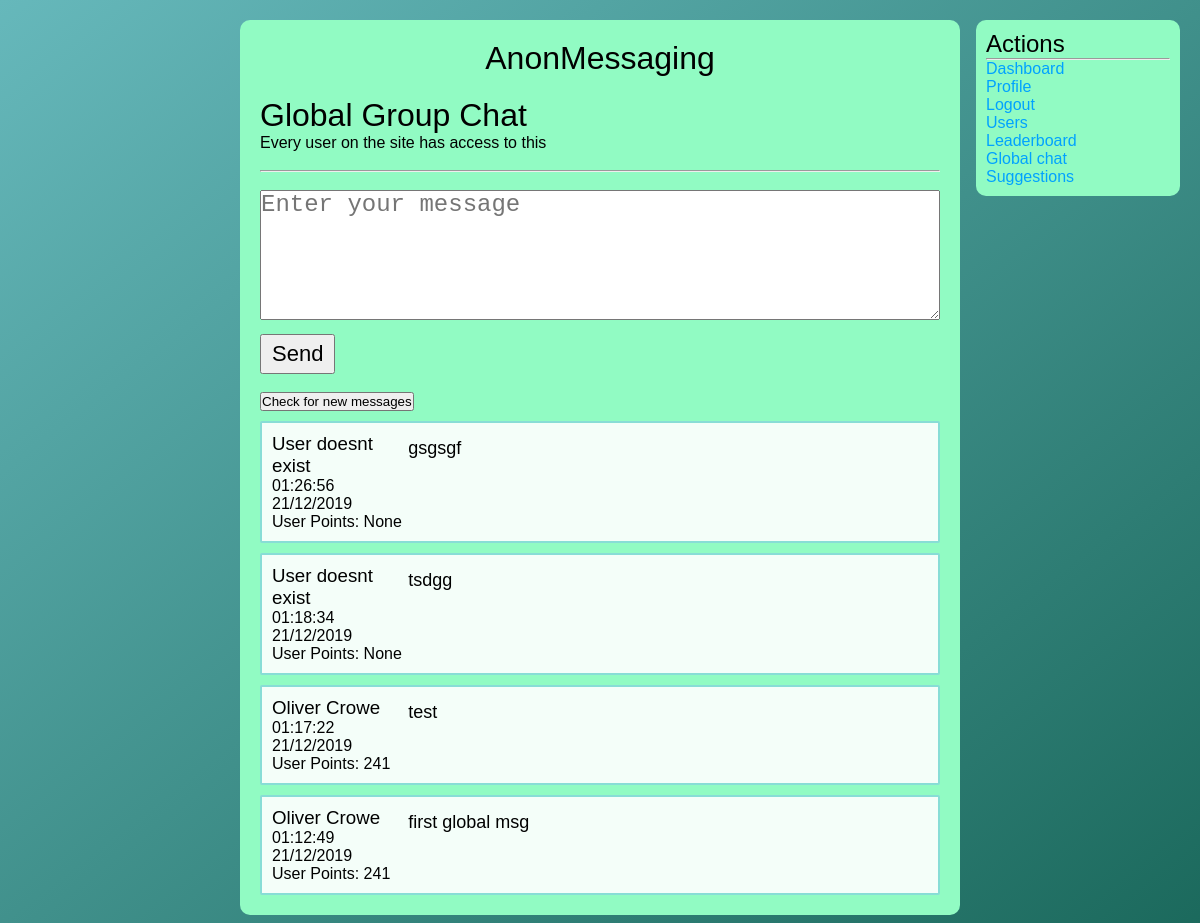
Screenshot of /global/index.php (signed in) with the database file from the repository.
### tables this page shows
CREATE TABLE `global` (
  `msg_id` int(11) NOT NULL,
  `msg_author` int(11) NOT NULL,
  `msg_content` longtext NOT NULL,
  `msg_date` varchar(256) NOT NULL
);

CREATE TABLE `users` (
  `user_id` int(11) NOT NULL,
  `user_name` varchar(256) NOT NULL,
  `user_email` varchar(256) NOT NULL,
  `user_password` varchar(256) NOT NULL,
  `user_bio` longtext NOT NULL,
  `user_pfp` varchar(256) NOT NULL,
  `user_type` varchar(256) NOT NULL,
  `user_points` int(11) NOT NULL
);

### includes/functions.php (called while the page is built, shortened)
<?php
    include_once "connection.php";
    function checkPoints($id){
        global $conn;
        $sql = "SELECT * FROM `users` WHERE `user_id`='$id'";
        $result = mysqli_query($conn, $sql);
        while($row = mysqli_fetch_assoc($result)){
            $points = $row['user_points'];
        }
        if(mysqli_num_rows($result) == 0){
            $points = "None";
        }
        return $points;
    }
    function findName($id){
        global $conn;
        $sql = "SELECT * FROM `users` WHERE `user_id` = '$id'";
        $result = mysqli_query($conn, $sql);
        if(mysqli_num_rows($result) == 0){
            $name = "User doesnt exist";
        }
        while($row = mysqli_fetch_assoc($result)){
            $name = $row['user_name'];
        }
        return $name;
    }
?>

### global/index.php (the view, shortened to what this page needs)
<?php
    include_once "../includes/connection.php";
    include_once "../includes/functions.php";
?>
<!DOCTYPE html>
<html lang="en">
<head>
    <link href="../css/style.css" rel="stylesheet">
</head>
<body>
    <div class="main-column">
    <a style="color: #000;text-align:center;" href="../"><h1 style="font-weight:100;margin-bottom:20px;">AnonMessaging</h1></a>
        <h1 style="font-weight:300;">Global Group Chat</h1>
        <p>Every user on the site has access to this</p>
        <br><hr><br>
        <form method="POST">
            <textarea name="msg_content" class="msg_textarea" required placeholder="Enter your message"></textarea>
            <button type="submit" name="submit" class="form-submit">Send</button>
        </form>
        ?><br>
        <button class="check-btn" onclick="window.location=window.location">Check for new messages</button>
       <?php
        $sql = "SELECT * FROM `global` ORDER BY `msg_id` DESC LIMIT 150";
        $result = mysqli_query($conn, $sql);
        while($row = mysqli_fetch_assoc($result)){
            ?>
    <div class="message">
            <div class="msg-info">
            <a style="color:#000;" href="../profile/index.php?id=<?php echo $row['msg_author']; ?>"><h3 style="font-weight:300;"><?php echo findName($row['msg_author']); ?></h3></a>
            <p><?php echo $row['msg_date']; ?></p>
            <p>User Points: <?php echo checkPoints($row['msg_author']); ?></p>
            </div>
            <div class="msg-content"?>
            <?php echo $row['msg_content']; ?>
            </div>
        </div>
            <?php
        }
       ?>
        </div>
        <div class="right-column">
            <h2 style="font-weight:300;">Actions</h2>
            <hr>
            <ul>
            <li><a href="../">Dashboard</a></li>
                <li><a href="../profile/index.php?id=<?php echo $_SESSION['user_id']; ?>">Profile</a></li>
                <li><a href="../logout">Logout</a></li>
                <li><a href="../users/index.php">Users</a></li>
                <li><a href="../leaderboard/">Leaderboard</a></li>
                <li><a href="../global/">Global chat</a></li>
                <li><a href="../suggestions/">Suggestions</a></li>
            </ul>
        </div>
</body>
</html>

### css/style.css (style rules this page uses)
* { -webkit-box-sizing: border-box; box-sizing: border-box; padding: 0; margin: 0; }
body { font-family: sans-serif; background-attachment: fixed; background-size: cover; background-image: -webkit-gradient(linear, left top, right bottom, from(#66b8bb), to(#1b695c)); background-image: linear-gradient(to bottom right, #66b8bb, #1b695c); background-position: center; }
a { color: #00a2ff; text-decoration: none; }
h3 { font-weight: 100; }
.main-column { width: 60%; margin: 20px auto; padding: 20px; height: 100%; border-radius: 10px; background-color: #91fbc3; -webkit-box-sizing: border-box; box-sizing: border-box; }
.right-column { -webkit-box-sizing: border-box; box-sizing: border-box; position: fixed; right: 20px; top: 20px; width: 17%; background-color: #91fbc3; border-radius: 10px; padding: 10px; }
.right-column ul li { list-style: none; }
.msg_textarea { width: 100%; height: 130px; font-size: 24px; }
.form-submit { margin-top: 10px; padding: 5px 10px; font-size: 22px; }
.message { max-height: 400px; overflow: auto; width: 100%; display: block; margin-top: 10px; background-color: rgba(255, 255, 255, 0.897); padding: 10px; border-radius: 2px; border: 2px solid #88ddd6; }
.message .msg-info { height: 100%; float: left; width: 20%; }
.message .msg-content { width: 78%; float: left; height: 100%; padding: 5px; font-size: 18px; }

### rows the page displays
global: msg_author "User doesnt exist", msg_date "01:26:56 21/12/2019", msg_author "None", msg_content "gsgsgf"
global: msg_author "User doesnt exist", msg_date "01:18:34 21/12/2019", msg_author "None", msg_content "tsdgg"
global: msg_author.user_name "Oliver Crowe", msg_date "01:17:22 21/12/2019", msg_author.user_points "241", msg_content "test"
global: msg_author.user_name "Oliver Crowe", msg_date "01:12:49 21/12/2019", msg_author.user_points "241", msg_content "first global msg"
